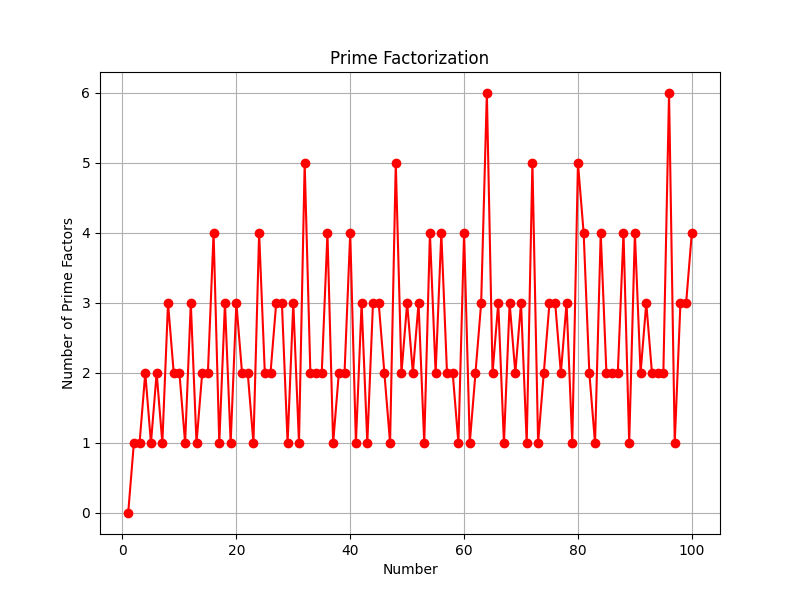

Reproduce this figure in Python.
import numpy as np
import matplotlib.pyplot as plt
import random
# Theorem: Prime Factorization
def prime_factors(n):
    factors = []
    divisor = 2
    while n > 1:
        while n % divisor == 0:
            factors.append(divisor)
            n /= divisor
        divisor += 1
    return factors

# Plot prime factors for numbers up to 100
x_values = np.arange(1, 101)
y_values = [prime_factors(x) for x in x_values]

plt.figure(figsize=(8, 6))
plt.plot(x_values, [len(factors) for factors in y_values], marker='o', linestyle='-', color='r')
plt.xlabel('Number')
plt.ylabel('Number of Prime Factors')
plt.title('Prime Factorization')
plt.grid()
plt.show()
